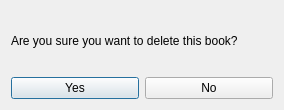
<?xml version="1.0" encoding="UTF-8"?>
<ui version="4.0">
 <class>DeleteDialog</class>
 <widget class="QDialog" name="DeleteDialog">
  <property name="geometry">
   <rect>
    <x>0</x>
    <y>0</y>
    <width>284</width>
    <height>110</height>
   </rect>
  </property>
  <property name="windowTitle">
   <string>Dialog</string>
  </property>
  <layout class="QVBoxLayout" name="verticalLayout_2">
   <item>
    <layout class="QVBoxLayout" name="verticalLayout">
     <item>
      <widget class="QLabel" name="label">
       <property name="text">
        <string>Are you sure you want to delete this book?</string>
       </property>
      </widget>
     </item>
     <item>
      <layout class="QHBoxLayout" name="horizontalLayout">
       <item>
        <widget class="QPushButton" name="pushButton">
         <property name="text">
          <string>Yes</string>
         </property>
        </widget>
       </item>
       <item>
        <widget class="QPushButton" name="pushButton_2">
         <property name="text">
          <string>No</string>
         </property>
        </widget>
       </item>
      </layout>
     </item>
    </layout>
   </item>
  </layout>
 </widget>
 <resources/>
 <connections/>
</ui>
